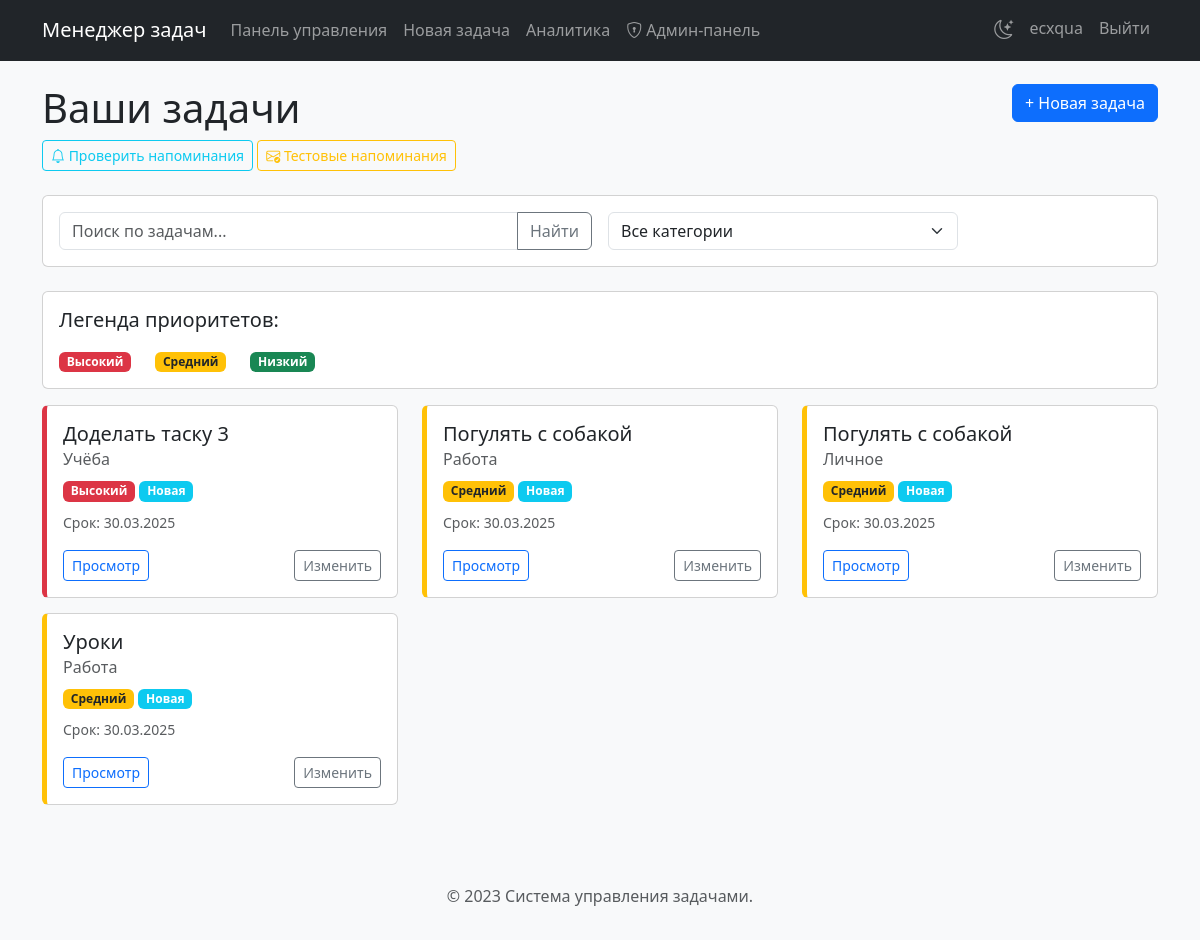
The app's page /dashboard (signed in) with its own data.
### tables this page shows
CREATE TABLE tasks (
        id INTEGER PRIMARY KEY,
        user_id INTEGER NOT NULL,
        title TEXT NOT NULL,
        description TEXT,
        category TEXT,
        priority TEXT,
        due_date DATE,
        status TEXT DEFAULT "Новая",
        created_at TIMESTAMP DEFAULT CURRENT_TIMESTAMP,
        send_reminder BOOLEAN DEFAULT 0,
        reminder_time INTEGER DEFAULT 24,
        FOREIGN KEY (user_id) REFERENCES users (id)
    );

### app.py (the view)
@app.route('/dashboard')
def dashboard():
    if 'user_id' not in session:
        return redirect(url_for('login'))
    search_query = request.args.get('search', '')
    category_filter = request.args.get('category', '')
    conn = sqlite3.connect('tasks.db')
    c = conn.cursor()
    query = """
    SELECT id, title, category, priority, due_date, status, created_at
    FROM tasks
    WHERE user_id = ?
    """
    params = [session['user_id']]
    if search_query:
        query += " AND (title LIKE ? OR description LIKE ?) "
        search_param = f"%{search_query}%"
        params.extend([search_param, search_param])
    if category_filter:
        query += " AND category = ? "
        params.append(category_filter)
    query += """
    ORDER BY
        CASE status
            WHEN 'Завершена' THEN 2
            ELSE 1
        END,
        CASE priority
            WHEN 'Высокий' THEN 1
            WHEN 'Средний' THEN 2
            WHEN 'Низкий' THEN 3
            ELSE 4
        END,
        due_date
    """
    c.execute(query, params)
    tasks = c.fetchall()
    c.execute("SELECT DISTINCT category FROM tasks WHERE user_id = ? ORDER BY category",
              (session['user_id'],))
    categories = [row[0] for row in c.fetchall() if row[0]]  # Исключаем пустые категории
    conn.close()
    return render_template('dashboard.html',
                           tasks=tasks,
                           format_datetime=format_datetime,
                           search_query=search_query,
                           category_filter=category_filter,
                           categories=categories)

### app.py (called while the page is built, shortened)
def format_datetime(dt, user_timezone=None):
    if not dt:
        return None
    if not user_timezone:
        user_timezone = session.get('timezone', 'Europe/Moscow')
    if isinstance(dt, str):
        try:
            dt = datetime.strptime(dt, '%Y-%m-%d %H:%M:%S')
        except ValueError:
            try:
                dt = datetime.strptime(dt, '%Y-%m-%d')
                return dt.strftime('%d.%m.%Y')
            except ValueError:
                return dt

### templates/dashboard.html (shortened to what this page needs)
{% extends 'base.html' %}
{% block content %}
<div class="row mb-4">
    <div class="col">
        <h1>Ваши задачи</h1>
        <div class="mt-2">
            <a href="{{ url_for('send_reminders') }}" class="btn btn-sm btn-outline-info" title="Просмотр расписанных напоминаний">
                <i class="bi bi-bell"></i> Проверить напоминания
            </a>
            <a href="{{ url_for('send_reminders', test_mode=1) }}" class="btn btn-sm btn-outline-warning" title="Отправить тестовые напоминания">
                <i class="bi bi-envelope-check"></i> Тестовые напоминания
            </a>
        </div>
    </div>
    <div class="col-auto">
        <a href="{{ url_for('new_task') }}" class="btn btn-primary">+ Новая задача</a>
    </div>
</div>
<div class="row mb-4">
    <div class="col-md-12">
        <div class="card">
            <div class="card-body">
                <form method="GET" action="{{ url_for('dashboard') }}" class="row g-3">
                    <div class="col-md-6">
                        <div class="input-group">
                            <input type="text" class="form-control" placeholder="Поиск по задачам..."
                                  name="search" value="{{ search_query }}">
                            <button class="btn btn-outline-secondary" type="submit">Найти</button>
                        </div>
                    </div>
                    <div class="col-md-4">
                        <select class="form-select" name="category" onchange="this.form.submit()">
                            <option value="">Все категории</option>
                        </select>
                    </div>
                    <div class="col-md-2">
                    </div>
                </form>
            </div>
        </div>
    </div>
</div>
<div class="row mb-3">
    <div class="col">
        <div class="card">
            <div class="card-body">
                <div class="d-flex justify-content-between mb-2">
                    <h5>Легенда приоритетов:</h5>
                </div>
                <div class="d-flex gap-4">
                    <div><span class="badge bg-danger">Высокий</span></div>
                    <div><span class="badge bg-warning text-dark">Средний</span></div>
                    <div><span class="badge bg-success">Низкий</span></div>
                </div>
            </div>
        </div>
    </div>
</div>
{% if tasks %}
<div class="row">
    {% for task in tasks %}
    <div class="col-md-4">
        <div class="card task-card {% if task[5] == 'Завершена' %}completed-task{% endif %}
            {% if task[3] == 'Высокий' %}high-priority{% elif task[3] == 'Средний' %}medium-priority{% elif task[3] == 'Низкий' %}low-priority{% endif %}">
            <div class="card-body">
                <h5 class="card-title">{{ task[1] }}</h5>
                <h6 class="card-subtitle mb-2 text-muted">{{ task[2] }}</h6>
                <div class="mb-2">
                    <span class="badge {% if task[3] == 'Высокий' %}bg-danger{% elif task[3] == 'Средний' %}bg-warning text-dark{% elif task[3] == 'Низкий' %}bg-success{% else %}bg-secondary{% endif %}">{{ task[3] }}</span>
                    <span class="badge {% if task[5] == 'Новая' %}bg-info{% elif task[5] == 'В процессе' %}bg-primary{% elif task[5] == 'Завершена' %}bg-success{% else %}bg-secondary{% endif %}">{{ task[5] }}</span>
                </div>
                {% if task[4] %}
                <p class="card-text"><small class="text-muted">Срок: {{ format_datetime(task[4], session.get('timezone')) if task[4] else 'Не указан' }}</small></p>
                {% endif %}
                <div class="d-flex justify-content-between">
                    <a href="{{ url_for('view_task', task_id=task[0]) }}" class="btn btn-sm btn-outline-primary">Просмотр</a>
                    <a href="{{ url_for('edit_task', task_id=task[0]) }}" class="btn btn-sm btn-outline-secondary">Изменить</a>
                </div>
            </div>
        </div>
    </div>
    {% endfor %}
</div>
{% else %}
<div class="alert alert-info">
    У вас пока нет задач. <a href="{{ url_for('new_task') }}">Создайте новую задачу</a>, чтобы начать.
</div>
{% endif %}
{% endblock %}

### templates/base.html (style rules this page uses)
body { padding-top: 60px; background-color: #f8f9fa; }
.task-card { transition: transform 0.2s ease; margin-bottom: 15px; }
.high-priority { border-left: 5px solid #dc3545; }
.medium-priority { border-left: 5px solid #ffc107; }

### records on screen
tasks: title "Доделать таску 3", category "Учёба", priority "Высокий", status "Новая", due_date "30.03.2025"
tasks: title "Погулять с собакой", category "Работа", priority "Средний", status "Новая", due_date "30.03.2025"
tasks: title "Погулять с собакой", category "Личное", priority "Средний", status "Новая", due_date "30.03.2025"
tasks: title "Уроки", category "Работа", priority "Средний", status "Новая", due_date "30.03.2025"

### other values on screen
{{ session['username'] }} "ecxqua"
